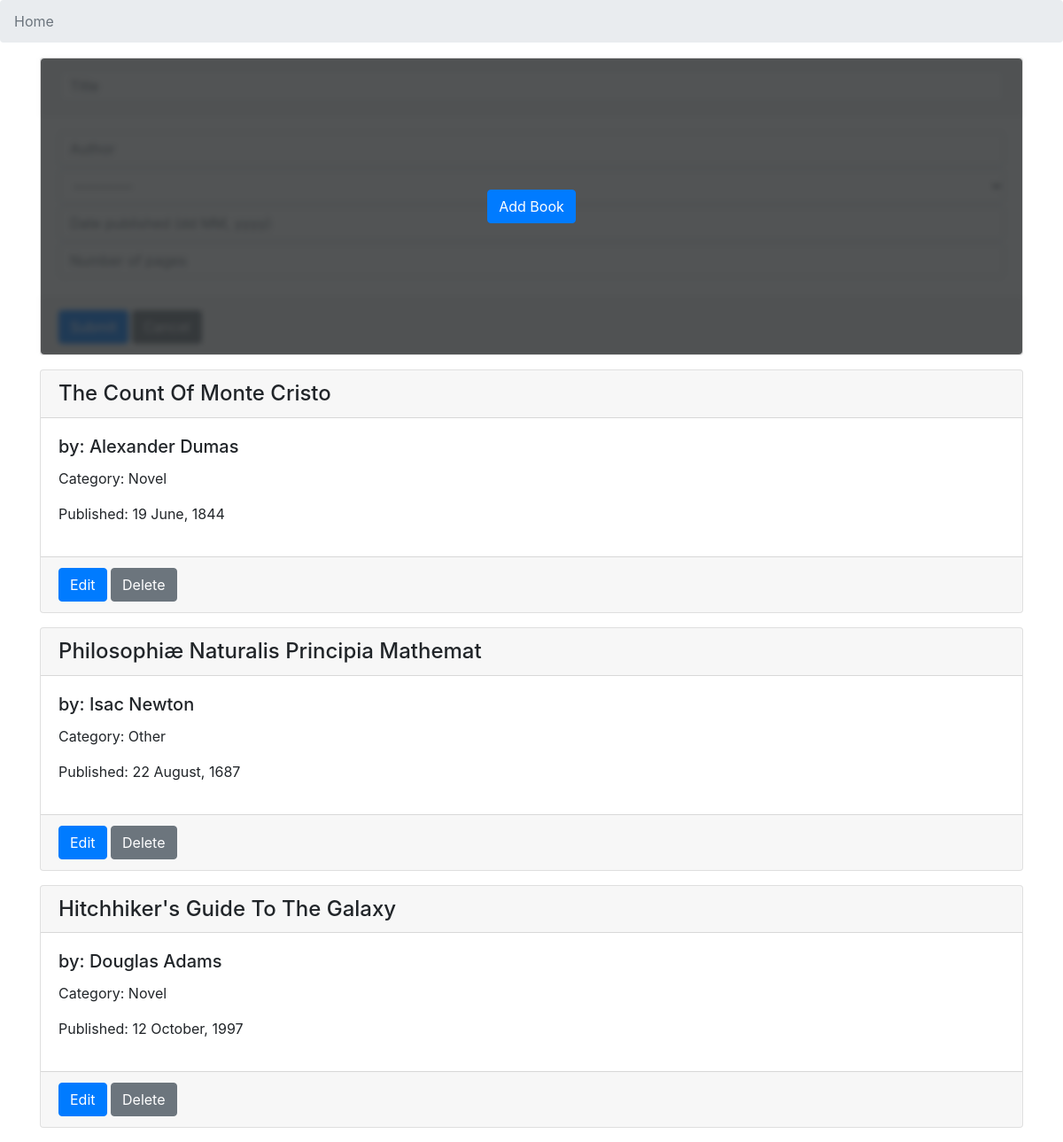
Before: / with the older database file.
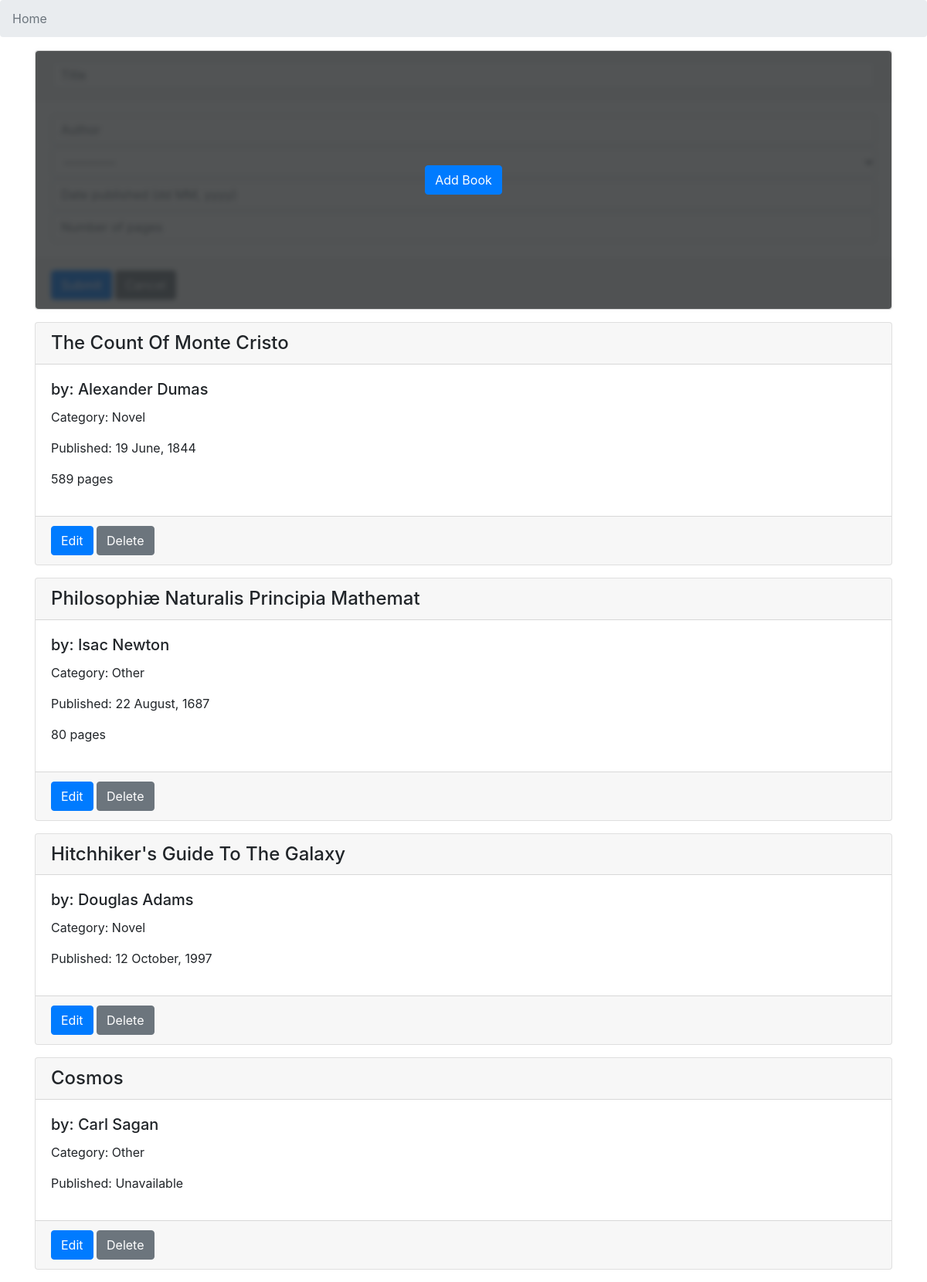
After: the same page with the newer database file.
### BookListApp/models.py (models this page shows)
class Book(models.Model):
    date_created = models.DateTimeField(auto_now_add=True)
    date_modified = models.DateTimeField(auto_now=True)
    title = models.CharField(
        max_length = 40,
        null = False,
        blank = False,
    )
    author = models.CharField(
        max_length = 100,
        null = False,
        blank = False,
    )
    date_published = models.DateField(null=True,blank=True,)
    number_of_pages = models.IntegerField(null=True,blank=True,)
    NOV = 'NOV'
    DOC = 'DOC'
    OTH = 'OTH'
    type_of_book = models.CharField(
        max_length = 3,
        choices = (
            (NOV, 'Novel'),
            (DOC, 'Documentation'),
            (OTH, 'Other'),
        ),
        null=True,
        blank=True,
    )

### BookListApp/views.py (the view, shortened to what this page needs)
class MainListView(SuccessMessageMixin, CreateView):
    template_name = 'BookListApp/main-page.html'
    model=models.Book
    form_class = forms.BookCreationForm
    success_url = reverse_lazy('BookListApp:home')
    success_message = 'Book Added'
    def get_context_data(self,**kwargs):
        context = super(MainListView,self).get_context_data(**kwargs)
        context["Books"] = self.model.objects.all();
        context["Breadcrumbs"] = [
            ("Home", reverse_lazy('BookListApp:home')),
        ]
        return context

### BookListApp/forms.py
class BookCreationForm(BookBaseForm):
    def __init__(self, *args, **kwargs):
        super(BookCreationForm, self).__init__(*args, **kwargs)
        self.fields.get("date_published").widget.attrs["placeholder"]="Date published (dd MM, yyyy)"
    class Meta(BookBaseForm.Meta):
        widgets = {
            'date_published':forms.DateInput(format="%d %B, %Y"),
        }
    class Media:
        css = {
            'all':(
                'BookListApp/css/book-add.css',
                'https://cdnjs.cloudflare.com/ajax/libs/bootstrap-datepicker/1.8.0/css/bootstrap-datepicker.css',
            )
        }
        js = (
            'BookListApp/js/book-add.js',
            'https://cdnjs.cloudflare.com/ajax/libs/bootstrap-datepicker/1.8.0/js/bootstrap-datepicker.js',
        )

### BookListApp/templates/BookListApp/main-page.html (shortened to what this page needs)
{% extends "BookListApp/base.html" %}
{% load static%}
{% block stylesheet %}
  <link rel="stylesheet" href="{% static "BookListApp/css/main-page.css" %}">
{% endblock %}
{% block content-main %}
<main>
    <div class="container container-main">
      {% include "BookListApp/book-create.html" with form=form %}
      {% for Book in Books %}
        {% include "BookListApp/book-view.html" with Book=Book %}
      {% endfor %}
    </div>
</main>
{% endblock %}

### BookListApp/templates/BookListApp/base.html (shortened to what this page needs)
{% load static %}
<!DOCTYPE html>
<html>
  <head>
    <link href="https://maxcdn.bootstrapcdn.com/bootstrap/4.1.1/css/bootstrap.min.css" rel="stylesheet">
    <link href="{% static 'BookListApp/css/base.css' %}" rel="stylesheet">
    {% block stylesheet %}
    {% endblock %}
    {% block form-media %}
      {{form.media}}
    {% endblock %}
  </head>
  <body>
    {% block content-header %}
      {% include "BookListApp/header.html" with Breadcrumbs=Breadcrumbs %}
    {% endblock %}
    {% block content-main %}{% endblock %}
  </body>
</html>

### BookListApp/templates/BookListApp/header.html
<header class="fixed-top">
  <ol class="breadcrumb" aria-label="">
    {% for Breadcrumb, Link in Breadcrumbs %}
      {% if forloop.last %}
      <li class = "breadcrumb-item active" aria-current="page">{{Breadcrumb}}</li>
      {% else %}
      <li class = "breadcrumb-item"><a href="{{ Link }}">{{Breadcrumb}}</a></li>
      {% endif %}
    {% endfor %}
  </ol>
</header>

### BookListApp/templates/BookListApp/book-create.html (shortened to what this page needs)
<div class="card mb-3">
  <div class="overlay">
    <a href="#"  class="btn btn-primary btn-add">Add Book</a>
  </div>
  <form action="{% url 'BookListApp:home' %}" class="blur" method="post">
    <h4 class="card-header">{{ form.title }}</h4>
    <div class="card-body">
      <div class="form-group mb-1">
        {{form.author }}
      </div>
      <div class="form-group mb-1">
        {{form.type_of_book}}
      </div>
      <div class="form-group mb-1">
        {{form.date_published}}
      </div>
      <div class="form-group mb-1">
        {{form.number_of_pages}}
      </div>
    </div>
    <div class="card-footer">
      <input type="submit" name="submit" value="Submit" class="btn btn-primary"/>
      <input type="submit" name="cancel" value="Cancel" class="btn btn-secondary btn-cancel"/>
    </div>
  </form>
</div>

### BookListApp/templates/BookListApp/book-view.html
<div class="card mb-3">
  <h4 class="card-header">{{Book.title|title}}</h4>
  <div class="card-body">
    <h5 class="card-title">by: {{Book.author | title}}</h5>
    <p>Category: {{Book.get_type_of_book_display}} </p>
    <p>Published: {{Book.date_published|date:"d F, Y"|default:"Unavailable"}}</p>
    <p>{% if Book.number_of_pages %}{{Book.number_of_pages}} pages{% endif %}
    </p>
  </div>
  <div class="card-footer">
    <a href="{%url "BookListApp:update" Book.pk %}" class="btn btn-primary">Edit</a>
    <a data-target="#confirm-delete" href="{%url "BookListApp:delete" Book.id %}" data-toggle="modal" class="btn btn-secondary btn-delete">Delete</a>
  </div>
</div>

### BookListApp/static/BookListApp/css/main-page.css (style rules this page uses)
.container-main { padding-top: 65px; }

### BookListApp/static/BookListApp/css/book-add.css (style rules this page uses)
.overlay { display: flex; justify-content: center; align-items: center; position: absolute; z-index: 2; background: rgba(39, 42, 43, 0.8); transition: opacity 200ms ease-in-out; border-radius: 4px; width: 100%; height: 100%; }
.blur { filter: blur(3px); -webkit-filter: blur(3px); }

Changed rows visible on the page:
changed Book "The Count Of Monte Cristo": number_of_pages (not shown) → "589"
changed Book "Philosophiæ Naturalis Principia Mathemat": number_of_pages (not shown) → "80"
added Book: title "Cosmos", author "Carl Sagan", type_of_book "Other", date_published "Unavailable"
